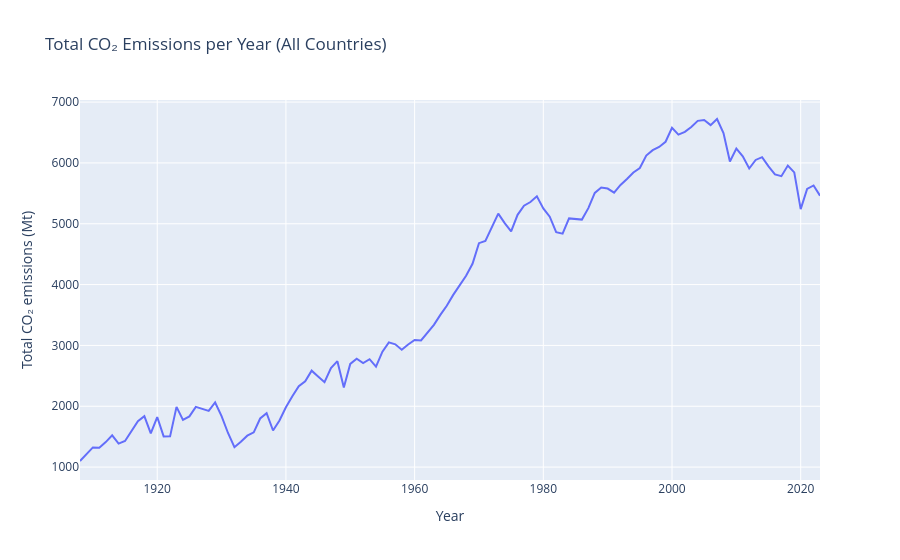

This figure's notebook cell:
### Markdown cell above
Encouragingly there are only 4 total NaN entries in this dataset. They both refer to GDP in 2023, presumably the dataset was made before these numbers were released, or at least they were unavailable at that time. GPD is not vital to this project, but for now we will keep this row, the rest of the data is important.

### Code cell
# Let's plot c02 levels in the North America since 1908 (Canada and United States combined)
# Group by year and sum CO₂ across all countries
NA_co2_per_year = post_1908_reduced_df.groupby('year', as_index=False)['co2'].sum()

# Plot with Plotly Express
fig = px.line(NA_co2_per_year, 
              x='year', 
              y='co2',
              title='Total CO₂ Emissions per Year (All Countries)',
              labels={'co2': 'Total CO₂ emissions (Mt)', 'year': 'Year'})

fig.show()

### Figure 1 — Plotly figure (JSON) as saved in the notebook; plotly's stock layout.template omitted (floating-point values rounded to 4 significant figures)
{"data": [{"hovertemplate": "Year=%{x}<br>Total CO₂ emissions (Mt)=%{y}<extra></extra>", "legendgroup": "", "line": {"color": "#636efa", "dash": "solid"}, "marker": {"symbol": "circle"}, "mode": "lines", "name": "", "orientation": "v", "showlegend": false, "type": "scatter", "x": [1908, 1909, 1910, 1911, 1912, 1913, 1914, 1915, 1916, 1917, 1918, 1919, 1920, 1921, 1922, 1923, 1924, 1925, 1926, 1927, 1928, 1929, 1930, 1931, 1932, 1933, 1934, 1935, 1936, 1937, 1938, 1939, 1940, 1941, 1942, 1943, 1944, 1945, 1946, 1947, 1948, 1949, 1950, 1951, 1952, 1953, 1954, 1955, 1956, 1957, 1958, 1959, 1960, 1961, 1962, 1963, 1964, 1965, 1966, 1967, 1968, 1969, 1970, 1971, 1972, 1973, 1974, 1975, 1976, 1977, 1978, 1979, 1980, 1981, 1982, 1983, 1984, 1985, 1986, 1987, 1988, 1989, 1990, 1991, 1992, 1993, 1994, 1995, 1996, 1997, 1998, 1999, 2000, 2001, 2002, 2003, 2004, 2005, 2006, 2007, 2008, 2009, 2010, 2011, 2012, 2013, 2014, 2015, 2016, 2017, 2018, 2019, 2020, 2021, 2022, 2023], "xaxis": "x", "y": [1100.0, 1211.0, 1323.0, 1319.0, 1411.0, 1522.0, 1386.0, 1429.0, 1595.0, 1756.0, 1837.0, 1555.0, 1823.0, 1504.0, 1505.0, 1990.0, 1776.0, 1833.0, 1991.0, 1955.0, 1925.0, 2063.0, 1839.0, 1561.0, 1328.0, 1418.0, 1516.0, 1571.0, 1800.0, 1886.0, 1601.0, 1766.0, 1984.0, 2164.0, 2329.0, 2410.0, 2585.0, 2490.0, 2396.0, 2629.0, 2741.0, 2310.0, 2696.0, 2781.0, 2711.0, 2774.0, 2652.0, 2898.0, 3050.0, 3019.0, 2929.0, 3016.0, 3090.0, 3081.0, 3201.0, 3337.0, 3502.0, 3651.0, 3830.0, 3987.0, 4144.0, 4342.0, 4681.0, 4718.0, 4954.0, 5167.0, 5011.0, 4875.0, 5147.0, 5298.0, 5357.0, 5451.0, 5252.0, 5116.0, 4862.0, 4838.0, 5088.0, 5075.0, 5068.0, 5257.0, 5507.0, 5595.0, 5579.0, 5513.0, 5638.0, 5737.0, 5843.0, 5917.0, 6121.0, 6210.0, 6263.0, 6348.0, 6576.0, 6466.0, 6510.0, 6591.0, 6692.0, 6705.0, 6621.0, 6722.0, 6491.0, 6024.0, 6234.0, 6109.0, 5908.0, 6049.0, 6095.0, 5942.0, 5812.0, 5782.0, 5957.0, 5844.0, 5241.0, 5573.0, 5629.0, 5461.0], "yaxis": "y"}], "layout": {"legend": {"tracegroupgap": 0}, "title": {"text": "Total CO₂ Emissions per Year (All Countries)"}, "xaxis": {"anchor": "y", "domain": [0, 1], "title": {"text": "Year"}}, "yaxis": {"anchor": "x", "domain": [0, 1], "title": {"text": "Total CO₂ emissions (Mt)"}}}}
